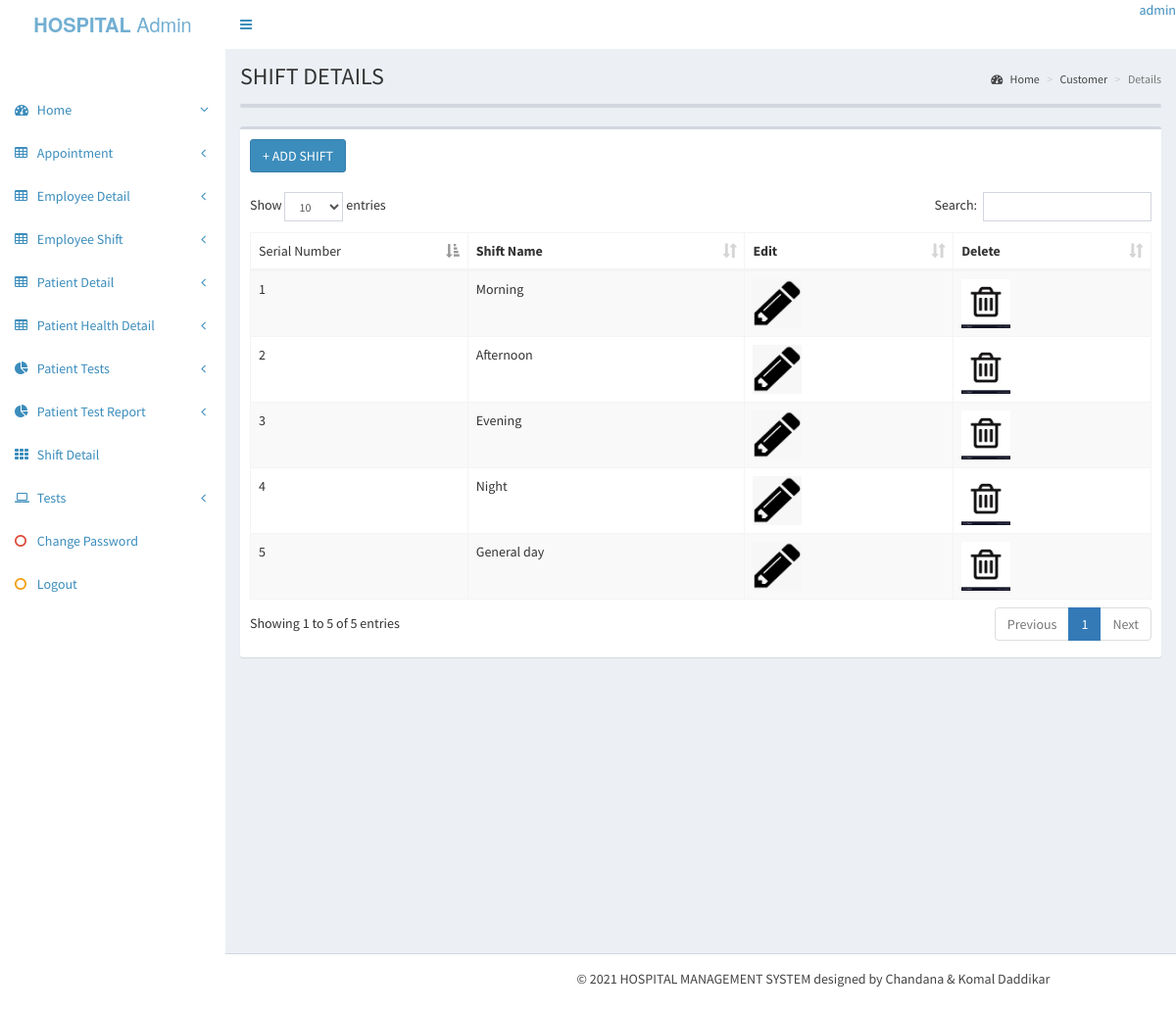
The app's page /admin/shift_details_view.php (signed in) with its own data.
### tables this page shows
CREATE TABLE IF NOT EXISTS `shift_id` (
  `shift_id` int(10) NOT NULL AUTO_INCREMENT,
  `shift_name` varchar(50) NOT NULL,
  PRIMARY KEY (`shift_id`)
);

### admin/shift_details_view.php (the view, shortened to what this page needs)
<?php include('meta_tags.php'); ?>
<?php include('header.php'); ?>
  <?php include('sidebar.php'); ?>
  <div class="content-wrapper">
    <section class="content-header">
      <h1>
     SHIFT DETAILS
      </h1>
      <ol class="breadcrumb">
        <li><a href="#"><i class="fa fa-dashboard"></i> Home</a></li>
        <li><a href="#">Customer</a></li>
        <li class="active">Details</li>
      </ol>
    </section>
    <section class="content">
      <div class="row">
        <div class="col-xs-12">
          <div class="box">
          </div>
          <div class="box">
            <div class="box-header">
              <h3 class="box-title"><a href="shift_details.php" class="btn btn-primary"> + ADD SHIFT</a></h3>
            </div>
            <div class="box-body">
              <table id="example1" class="table table-bordered table-striped">
<thead>
  <tr>
    <td width="130">Serial Number </td>
    <th width="149">Shift Name</td>
    <th width="102">Edit</td>
    <th width="95">Delete</td>
  </tr>
    </thead>
<tbody>
   <?php
   $sl=1;
  $sql="select * from  shift_id";
  $res=mysqli_query($conn,$sql);
  while($row=mysqli_fetch_array($res))
  {
  ?>
  <tr>
    <td><?php echo $sl++;?></td>
    <td><?php echo $row['shift_name'];?></td>
    <td><a href="shift_details_edit.php?shift_id=<?php echo $row['shift_id']; ?>" onClick="return confirm('You want To Edit');"title="Edit"><img src="icons/edit.png" width="50" height="50"></a></td>
    <td><a href="shift_details_delete.php?shift_id=<?php echo $row['shift_id']; ?>" onClick="return confirm('You want To Delete');"title="Delete"><img src="icons/delete.jpg" width="50" height="50"></a></td>
  </tr>
  <?php
  }
  ?>
</table>
 </div>
          </div>
        </div>
      </div>
    </section>
  </div>
<?php include('footer.php'); ?>

### records on screen
shift_id: shift_name "Morning"
shift_id: shift_name "Afternoon"
shift_id: shift_name "Evening"
shift_id: shift_name "Night"
shift_id: shift_name "General day"

### other values on screen
$_SESSION['username'] "admin"
